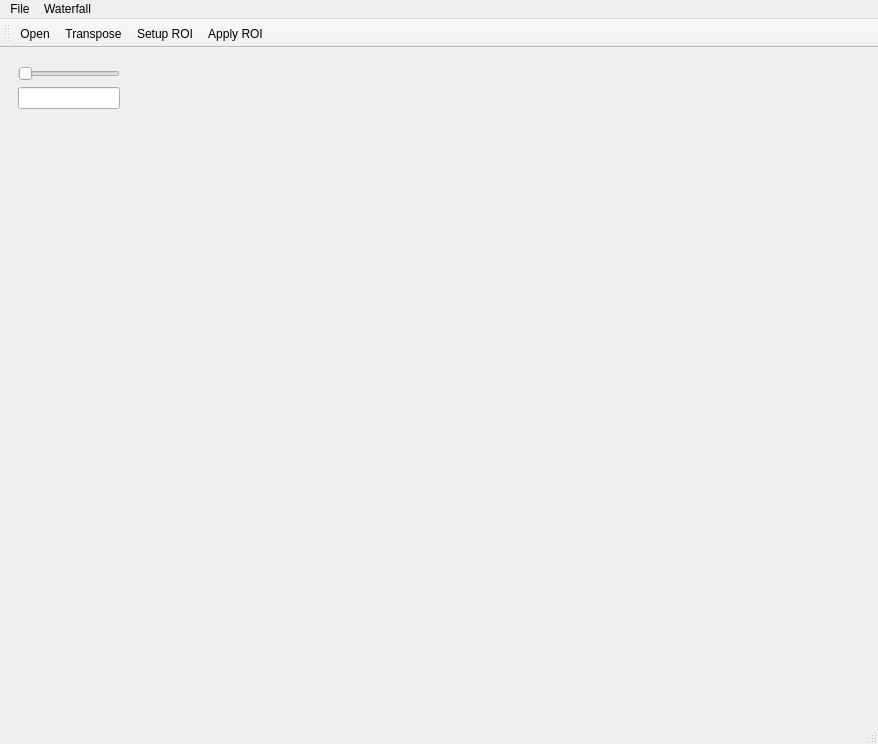
<?xml version="1.0" encoding="UTF-8"?>
<ui version="4.0">
 <class>AnalysisWindow</class>
 <widget class="QMainWindow" name="AnalysisWindow">
  <property name="geometry">
   <rect>
    <x>0</x>
    <y>0</y>
    <width>878</width>
    <height>744</height>
   </rect>
  </property>
  <property name="windowTitle">
   <string>Waterfall Analysis</string>
  </property>
  <widget class="QWidget" name="centralwidget">
   <layout class="QHBoxLayout" name="horizontalLayout">
    <item>
     <widget class="QWidget" name="parameters_widget" native="true">
      <property name="enabled">
       <bool>true</bool>
      </property>
      <property name="maximumSize">
       <size>
        <width>120</width>
        <height>16777215</height>
       </size>
      </property>
      <layout class="QVBoxLayout" name="verticalLayout_2">
       <item>
        <widget class="QSlider" name="slider_angle">
         <property name="maximum">
          <number>359</number>
         </property>
         <property name="orientation">
          <enum>Qt::Horizontal</enum>
         </property>
        </widget>
       </item>
       <item>
        <widget class="QLineEdit" name="line_angle"/>
       </item>
       <item>
        <spacer name="verticalSpacer">
         <property name="orientation">
          <enum>Qt::Vertical</enum>
         </property>
         <property name="sizeHint" stdset="0">
          <size>
           <width>20</width>
           <height>40</height>
          </size>
         </property>
        </spacer>
       </item>
      </layout>
     </widget>
    </item>
    <item>
     <widget class="QWidget" name="plot_widget" native="true">
      <layout class="QGridLayout" name="gridLayout_2"/>
     </widget>
    </item>
   </layout>
  </widget>
  <widget class="QMenuBar" name="menubar">
   <property name="geometry">
    <rect>
     <x>0</x>
     <y>0</y>
     <width>878</width>
     <height>24</height>
    </rect>
   </property>
   <widget class="QMenu" name="menuFile">
    <property name="title">
     <string>File</string>
    </property>
    <addaction name="action_open"/>
   </widget>
   <widget class="QMenu" name="menuWaterfall">
    <property name="title">
     <string>Waterfall</string>
    </property>
    <addaction name="action_transpose"/>
    <addaction name="action_setup_roi"/>
    <addaction name="action_apply_roi"/>
   </widget>
   <addaction name="menuFile"/>
   <addaction name="menuWaterfall"/>
  </widget>
  <widget class="QStatusBar" name="statusbar"/>
  <widget class="QToolBar" name="toolBar">
   <property name="windowTitle">
    <string>toolBar</string>
   </property>
   <attribute name="toolBarArea">
    <enum>TopToolBarArea</enum>
   </attribute>
   <attribute name="toolBarBreak">
    <bool>false</bool>
   </attribute>
   <addaction name="action_open"/>
   <addaction name="action_transpose"/>
   <addaction name="action_setup_roi"/>
   <addaction name="action_apply_roi"/>
  </widget>
  <action name="action_open">
   <property name="icon">
    <iconset>
     <normaloff>Icons/folder-open-outline.svg</normaloff>Icons/folder-open-outline.svg</iconset>
   </property>
   <property name="text">
    <string>Open</string>
   </property>
   <property name="toolTip">
    <string>Open waterfall</string>
   </property>
   <property name="shortcut">
    <string>Ctrl+O</string>
   </property>
  </action>
  <action name="action_transpose">
   <property name="icon">
    <iconset>
     <normaloff>Icons/blueprint_shuffle.svg</normaloff>Icons/blueprint_shuffle.svg</iconset>
   </property>
   <property name="text">
    <string>Transpose</string>
   </property>
   <property name="toolTip">
    <string>Transpose waterfall</string>
   </property>
  </action>
  <action name="action_setup_roi">
   <property name="icon">
    <iconset>
     <normaloff>Icons/blueprint_guide.svg</normaloff>Icons/blueprint_guide.svg</iconset>
   </property>
   <property name="text">
    <string>Setup ROI</string>
   </property>
   <property name="toolTip">
    <string>Setup or clear ROI line</string>
   </property>
  </action>
  <action name="action_apply_roi">
   <property name="icon">
    <iconset>
     <normaloff>Icons/blueprint_live.svg</normaloff>Icons/blueprint_live.svg</iconset>
   </property>
   <property name="text">
    <string>Apply ROI</string>
   </property>
   <property name="toolTip">
    <string>Show data iniside ROI</string>
   </property>
  </action>
 </widget>
 <resources/>
 <connections/>
</ui>
